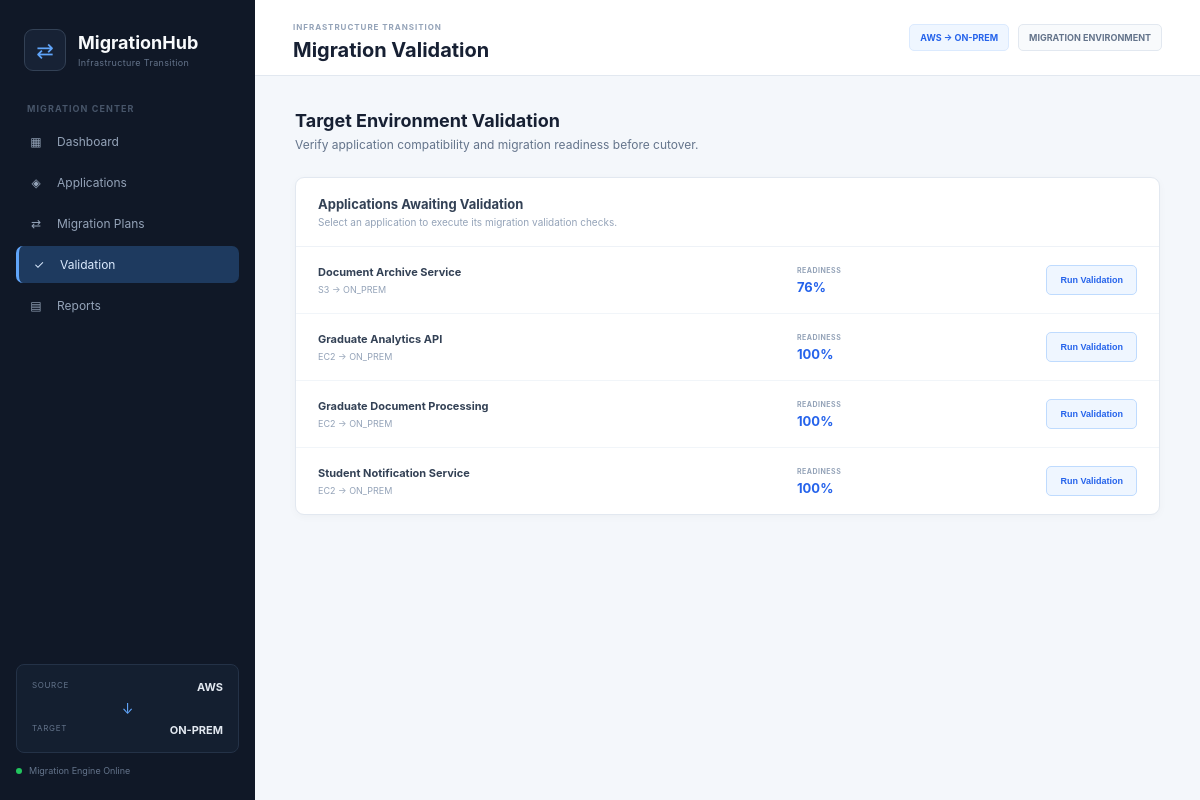
Screenshot of /validation with the database file from the repository.
### models.py (models this page shows)
class Application(Base):
    __tablename__ = "applications"
    id = Column(
        Integer,
        primary_key=True,
        index=True
    )
    name = Column(
        String(200),
        nullable=False
    )
    description = Column(
        Text
    )
    source_environment = Column(
        String(100),
        default="AWS"
    )
    target_environment = Column(
        String(100),
        default="ON_PREM"
    )
    aws_service = Column(
        String(100)
    )
    runtime = Column(
        String(100)
    )
    database_type = Column(
        String(100)
    )
    migration_status = Column(
        String(50),
        default="PLANNED"
    )
    readiness_score = Column(
        Float,
        default=0
    )
    created_at = Column(
        DateTime,
        default=datetime.utcnow
    )
    updated_at = Column(
        DateTime,
        default=datetime.utcnow,
        onupdate=datetime.utcnow
    )

### app.py (the view)
@app.get(
    "/validation",
    response_class=HTMLResponse
)
def validation_page(
    request: Request,
    db: Session = Depends(get_db)
):
    applications = (
        db.query(Application)
        .order_by(
            Application.name
        )
        .all()
    )
    return templates.TemplateResponse(
        request=request,
        name="validation.html",
        context={
            "applications":
                applications
        }
    )

### templates/validation.html (shortened to what this page needs)
{% extends "base.html" %}
{% block page_title %}
Migration Validation
{% endblock %}
{% block content %}
<div class="page-intro">
    <div>
        <h3>
            Target Environment Validation
        </h3>
        <p>
            Verify application compatibility and
            migration readiness before cutover.
        </p>
    </div>
</div>
<div class="panel">
    <div class="panel-header">
        <div>
            <h3>
                Applications Awaiting Validation
            </h3>
            <p>
                Select an application to execute its
                migration validation checks.
            </p>
        </div>
    </div>
    {% if applications %}
        <div class="validation-list">
            {% for application in applications %}
            <div class="validation-row">
                <div class="validation-application">
                    <strong>
                        {{ application.name }}
                    </strong>
                    <span>
                        {{ application.aws_service }}
                        →
                        {{ application.target_environment }}
                    </span>
                </div>
                <div class="validation-readiness">
                    <span>
                        READINESS
                    </span>
                    <strong>
                        {{ application.readiness_score|round|int }}%
                    </strong>
                </div>
                <button
                    class="validate-button"
                    onclick="runValidation({{ application.id }}, event)"
                >
                    Run Validation
                </button>
            </div>
            {% endfor %}
        </div>
    {% else %}
        <div class="empty-state">
            No applications available for validation.
        </div>
    {% endif %}
</div>
{% endblock %}

### static/css/style.css (style rules this page uses)
* { box-sizing: border-box; }
body { margin: 0; font-family: Inter, "Segoe UI", Arial, sans-serif; background: #f4f7fb; color: #1e293b; }
.page-intro { margin-bottom: 25px; }
.page-intro h3 { margin: 0; font-size: 18px; color: #172033; }
.page-intro p { margin: 6px 0 0; color: #64748b; font-size: 12px; }
.panel { background: white; border: 1px solid #e2e8f0; border-radius: 9px; box-shadow: 0 2px 8px rgba(15, 23, 42, .03); overflow: hidden; }
.panel-header { padding: 18px 22px; border-bottom: 1px solid #eef2f7; display: flex; align-items: center; justify-content: space-between; }
.panel-header h3 { margin: 0; font-size: 13px; color: #334155; }
.panel-header p { margin: 4px 0 0; color: #94a3b8; font-size: 10px; }
.validation-list { width: 100%; }
.validation-row { display: grid; grid-template-columns: 2fr 1fr auto; align-items: center; gap: 20px; padding: 18px 22px; border-bottom: 1px solid #f1f5f9; }
.validation-row:last-child { border-bottom: none; }
.validation-application strong { display: block; color: #334155; font-size: 11px; }
.validation-application span { display: block; margin-top: 5px; color: #94a3b8; font-size: 9px; }
.validation-readiness span { display: block; color: #94a3b8; font-size: 7px; font-weight: 700; letter-spacing: .07em; }
.validation-readiness strong { display: block; margin-top: 4px; color: #2563eb; font-size: 13px; }
.validate-button { border: 1px solid #bfdbfe; background: #eff6ff; color: #2563eb; padding: 9px 13px; border-radius: 5px; font-size: 9px; font-weight: 700; cursor: pointer; }

### rows the page displays
Application: name "Document Archive Service", aws_service "S3", target_environment "ON_PREM", readiness_score "76"
Application: name "Graduate Analytics API", aws_service "EC2", target_environment "ON_PREM", readiness_score "100"
Application: name "Graduate Document Processing", aws_service "EC2", target_environment "ON_PREM", readiness_score "100"
Application: name "Student Notification Service", aws_service "EC2", target_environment "ON_PREM", readiness_score "100"
